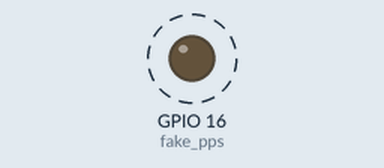
This program was run on a simulated Raspberry Pi (BCM pin numbers). On the bench: output pins drawn as LEDs (lit = HIGH). Dashed ring = blinking. What the program prints to the terminal is not drawn.

Above: at 0.5 s.
Timing chart, 0 to 3.0 s (numbered marks = the images above):
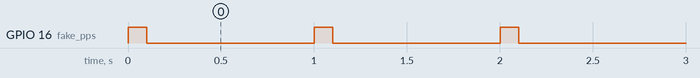

The program:

fake_pps.py
```python
import RPi.GPIO as GPIO
from time import sleep             # lets us have a delay
GPIO.setmode(GPIO.BCM)             # choose BCM or BOARD
GPIO.setup(16, GPIO.OUT)           # set GPIO16 as an output

fake_pps = 16

while True:
    GPIO.output(fake_pps, 1)
    print("GPIO16 went on")
    sleep(0.1)
    GPIO.output(fake_pps, 0)
    print("GPIO16 went off")
    sleep(0.9)
```

Measured:
- by itself, GPIO 16 (fake_pps): alternates HIGH for 0.10 s and LOW for 0.90 s
